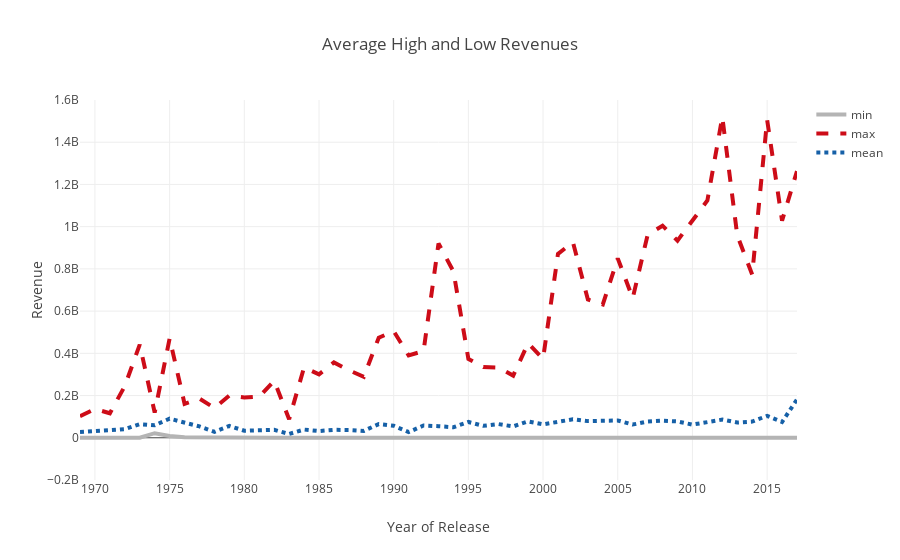

Notebook cell for this chart:
### Markdown cell above
### View On revenue and budgets

### Code cell
trace0 = go.Scatter(x = year,y = min,name = 'min',
                    line = dict(color = ('rgb(180, 180, 180)'),width = 4))

trace1 = go.Scatter(x = year,y = max,name = 'max',
                    line = dict(color = ('rgb(205, 12, 24)'),width = 4,dash = 'dash'))

trace2 = go.Scatter(x = year,y = mean,name = 'mean',
                    line = dict(color = ('rgb(22, 96, 167)'),width = 4,dash = 'dot'))

data = [trace0, trace1, trace2]

# Edit the layout
layout = dict(title = 'Average High and Low Revenues',
              xaxis = dict(title = 'Year of Release'),
              yaxis = dict(title = 'Revenue',range =[-200000000,1600000000]),
              )

fig = dict(data=data, layout=layout)
iplot(fig)
